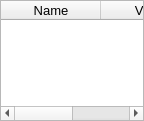
<?xml version="1.0" encoding="UTF-8"?>
<ui version="4.0">
 <class>ExpressionVariableListWidget</class>
 <widget class="QWidget" name="ExpressionVariableListWidget">
  <property name="geometry">
   <rect>
    <x>0</x>
    <y>0</y>
    <width>144</width>
    <height>121</height>
   </rect>
  </property>
  <property name="font">
   <font>
    <pointsize>10</pointsize>
   </font>
  </property>
  <property name="windowTitle">
   <string>Form</string>
  </property>
  <layout class="QGridLayout" name="gridLayout">
   <property name="leftMargin">
    <number>0</number>
   </property>
   <property name="topMargin">
    <number>0</number>
   </property>
   <property name="rightMargin">
    <number>0</number>
   </property>
   <property name="bottomMargin">
    <number>0</number>
   </property>
   <property name="spacing">
    <number>4</number>
   </property>
   <item row="0" column="0">
    <widget class="QTableWidget" name="VariablesTable">
     <property name="sizePolicy">
      <sizepolicy hsizetype="Expanding" vsizetype="Expanding">
       <horstretch>0</horstretch>
       <verstretch>0</verstretch>
      </sizepolicy>
     </property>
     <property name="maximumSize">
      <size>
       <width>16777215</width>
       <height>128</height>
      </size>
     </property>
     <property name="selectionMode">
      <enum>QAbstractItemView::SingleSelection</enum>
     </property>
     <property name="rowCount">
      <number>0</number>
     </property>
     <property name="columnCount">
      <number>2</number>
     </property>
     <attribute name="horizontalHeaderVisible">
      <bool>true</bool>
     </attribute>
     <attribute name="horizontalHeaderStretchLastSection">
      <bool>true</bool>
     </attribute>
     <attribute name="verticalHeaderVisible">
      <bool>false</bool>
     </attribute>
     <attribute name="verticalHeaderStretchLastSection">
      <bool>false</bool>
     </attribute>
     <column>
      <property name="text">
       <string>Name</string>
      </property>
     </column>
     <column>
      <property name="text">
       <string>Value</string>
      </property>
     </column>
    </widget>
   </item>
  </layout>
 </widget>
 <resources/>
 <connections/>
</ui>
